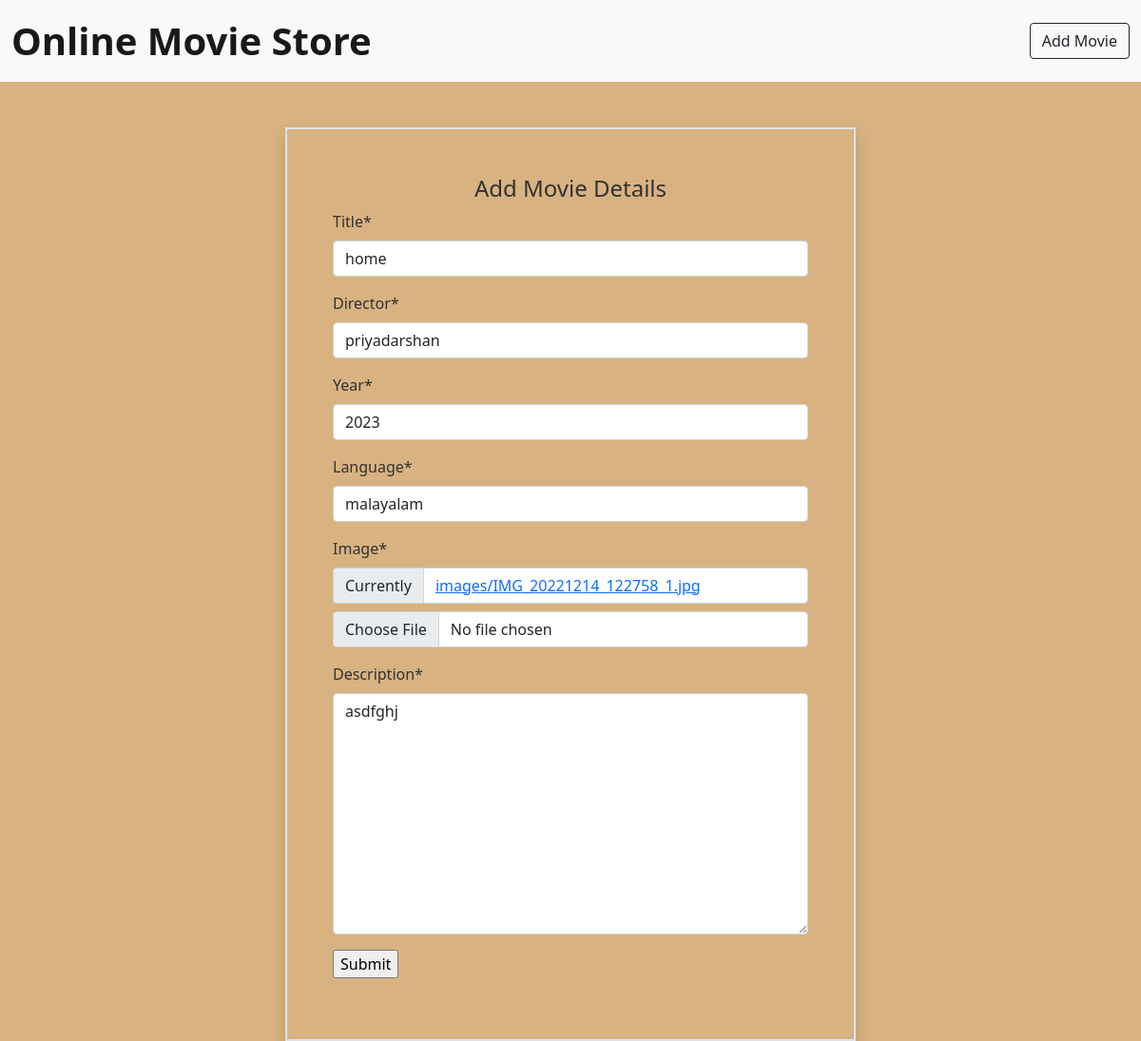
Page /update/3 on the committed database.
### movieapp/models.py (models this page shows)
class Movie(models.Model):
    title=models.CharField(max_length=20)
    director=models.CharField(max_length=20)
    year=models.IntegerField(max_length=20)
    language=models.CharField(max_length=20)
    image=models.ImageField(upload_to='images')
    description=models.TextField()

### movieapp/views.py (the view, shortened to what this page needs)
# urls.py: path('update/<int:i>',views.UpdateView.as_view(),name="update"),
class UpdateView(View):
    def get(self,request,i):
        m = Movie.objects.get(id=i)
        form_instance=MovieForm(instance=m)
        context={'form':form_instance}
        return render(request,'addmovie.html',context)

### movieapp/forms.py
class MovieForm(forms.ModelForm):
    class Meta:
        model=Movie
        fields="__all__"

### template/addmovie.html (shortened to what this page needs)
{% extends 'base.html' %}
{% load crispy_forms_tags %}
{% block content %}
<div class="container w-50 p-5 border border-2 shadow mt-5">
    <h4 class="text-center">Add Movie Details</h4>
    <form method="post" enctype="multipart/form-data">
        {{form|crispy}}
        <div class="mb-3">
            <input type="submit">
        </div>
    </form>
</div>
{% endblock %}

### static/css/style.css (style rules this page uses)
body { background-color:#D8B281; color:#323232; }

### rows in the picture
Movie: title "home", director "priyadarshan", year "2023", language "malayalam", description "asdfghj"
